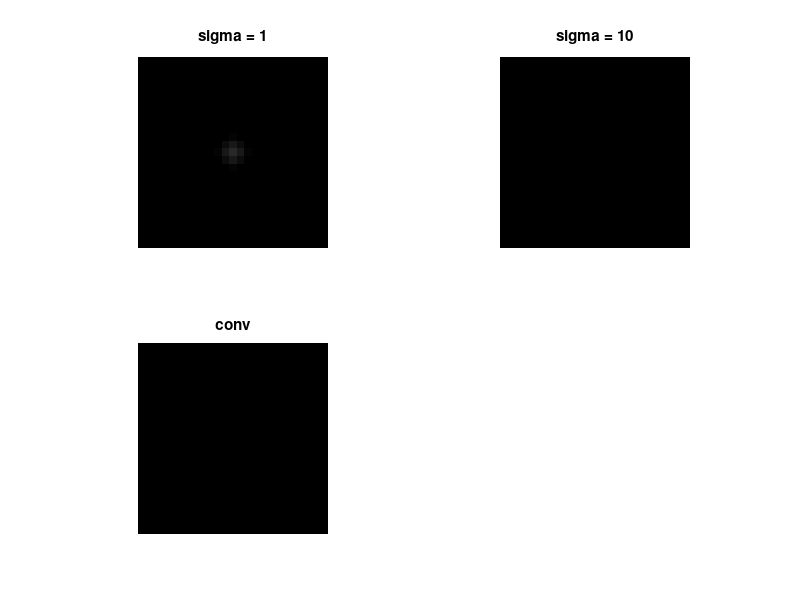

Here is the MATLAB script that generated this plot: (Note: this script raises an error after producing the figure.)
%生成滤波核，HW1

clear;
clc;

%sigma=input("Input sigma : ");
sigma=1;
size=25;
filter=zeros(size,size);
mid=(size+1)/2;
tot=0;

sigma_=100;
size_=25;
filter_=zeros(size_,size_);
mid_=(size_+1)/2;
tot_=0;
%% 生成高斯核
for i = 1:size
    for j =1:size
        filter(i,j)=1/(2*pi*sigma^2)*exp(-((i-mid)^2+(j-mid)^2)/(2*sigma^2));
        tot=tot+filter(i,j);
    end
end
for i = 1:size_
    for j =1:size_
        filter_(i,j)=1/(2*pi*sigma_^2)*exp(-((i-mid_)^2+(j-mid_)^2)/(2*sigma_^2));
        tot_=tot_+filter_(i,j);
    end
end
%% 归一化
for i = 1:size
    for j =1:size
        filter(i,j)=filter(i,j)/tot;
    end
end
for i = 1:size_
    for j =1:size_
        filter_(i,j)=filter_(i,j)/tot_;
    end
end

subplot(2,2,1);
imshow(filter);title("sigma = 1");
subplot(2,2,2)
imshow(filter_);title("sigma = 10");
subplot(2,2,3)
temp=conv2(filter,filter_);
imshow(temp);title("conv")

figure;

sub=filter-filter_;

tot_sub=0;

for i = 1:size_
    for j =1:size_
        %sub(i,j)=abs(sub(i,j));
        tot_sub=tot_sub+sub(i,j);
    end
end
for i = 1:size_
    for j =1:size_
        sub(i,j)=sub(i,j)/tot_sub;
    end
end

sub;

close;

%% 读图像
img=imread('test.jpeg');

%% 处理图像并写图像
subplot(2,3,1);
imshow(img);title("origin");

Img=imfilter(img,filter);
subplot(2,3,2);
imshow(Img);title("sigma = 1");
temp1=Img;

Img=imfilter(img,filter_);
subplot(2,3,3);
imshow(Img);title("sigma = 100");
temp2=Img;

Img=imfilter(img,sub);
subplot(2,3,4);
%imshow(sub)
imshow(Img);title("sub");

Img=temp1-temp2;
subplot(2,3,5);
%imshow(sub)
imshow(Img);title("sharp minus");

Img=0.5*Img+temp1;
subplot(2,3,6);
%imshow(sub)
imshow(Img);title("sharp");